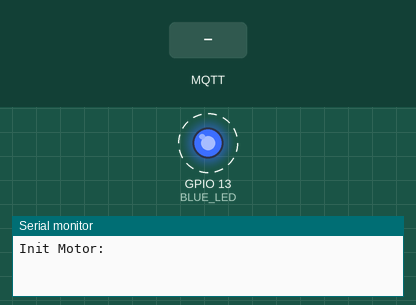
This sketch was run on a simulated ESP8266 (NodeMCU). Parts: output pins drawn as LEDs (lit = HIGH), the last lines printed to the serial monitor. Dashed ring = blinking. The test bench sets the inputs (shaded band). WiFi joins after 1.5 s; servers stay silent unless stated; no MQTT or app messages arrive unless stated.

Above: at 5.2 s.
At 6.2 s:
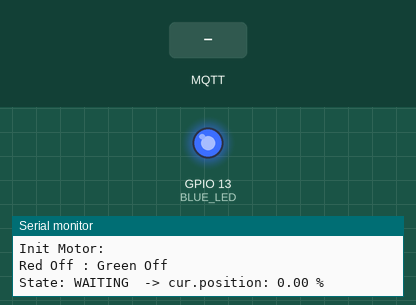
6.3 s: MQTT message "1" arrives on the first subscribed topic
7.8 s: MQTT message "2" arrives on the first subscribed topic
9.7 s: MQTT message "0" arrives on the first subscribed topic
Timing chart, 0 to 12.7 s (numbered marks = the images above; inputs shaded):
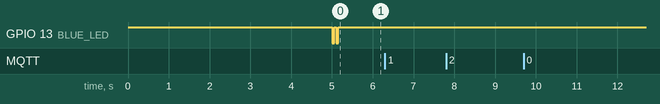

The sketch:

JalousieOnSonoffDual.ino
```cpp
// (licence header left out)
#include "MyWiFi.h"
#include "MyDualWrapper.h"
#include "MqttWrapper.h"
#include "VirtualMotor.h"

#include "Ticker.h"

#define VIRTUAL_MOTOR_TIMEOUT 23      /* 23 seconds need motor to close/open the window */


#define READ_F330_TIMEOUT_MS 200      /* 5 times per second */
#define PUBLISH_POSITION_DELAY 500    /* publish new position min. 2 times per second (if virtual motor is running) */
volatile unsigned long millisSinceLastPositionPublished = 0;

/***/
MyWiFi myWifi;
MqttWrapper myMqtt;
MyDualWrapper dualHandler;
VirtualMotor *virtualMotor;

Ticker ticker;

/* for debug reasons: */
volatile unsigned long millisDebug = 0;

/**
*/
void readSerialFromF330() {
  //* remember current state:
  bool relay1On = dualHandler.isRelayRedOn();
  bool relay2On = dualHandler.isRelayGreenOn();

  //* actualize state:
  dualHandler.readSerial();

  //* compare new state:
  bool same = (relay1On == dualHandler.isRelayRedOn() && relay2On == dualHandler.isRelayGreenOn());
  if (!same) {
      /* mqtt state shold not have
       * the same logic as dual,
       * but we take it over (for the moment):
       *
       * 0 - both relays are off
       * 1 - one is on
       * 2 - second is on
       */
       String newValue = "0";
       if ( dualHandler.isRelayRedOn() && dualHandler.isRelayGreenOn() ) {
          newValue = String(dualHandler._BOTH);  /* =="3" <- error */
       } else
       if ( dualHandler.isRelayRedOn() ) {
          newValue = String(dualHandler._CLOSE); /* =="1" */
       } else
       if ( dualHandler.isRelayGreenOn() ) {
          newValue = String(dualHandler._OPEN);  /* =="2" */
       }

        //* run motor-shadow object:
        changeVirtualMotorState(dualHandler.isRelayRedOn(), dualHandler.isRelayGreenOn());

       //* publish new state:
       myMqtt.publishState(newValue);
  }
}

/**
 */
void writeSerialToF330(char* topic, byte* payload, unsigned int length) {

    //* remember current state:
    bool relay1On = dualHandler.isRelayRedOn();
    bool relay2On = dualHandler.isRelayGreenOn();

    bool reset = false;

    if ((char)payload[0] == '1') {
        if ( !relay1On ) {
            relay1On = true;
            reset = true;
        }
    } else
    if ((char)payload[0] == '2') {
        if ( !relay2On ) {
            relay2On = true;
            reset = true;
        }
    } else {
        relay1On = false;
        relay2On = false;
        reset = true;
    }

    if (reset) {

        //* run motor-shadow object:
        changeVirtualMotorState(relay1On, relay2On);

        //* say to F330:
        dualHandler.setRelays(relay1On, relay2On);
    }
}

/**
 */
void changeVirtualMotorState(bool relayRedIsOn, bool relayGreenIsOn) {

      if (relayGreenIsOn) {
          virtualMotor->rotateUp();
      } else
      if (relayRedIsOn) {
          virtualMotor->rotateDown();
      } else {
          virtualMotor->stopRotation();
      }
}

/**
 */
void callbackOnVMInterrupt() {

    //* Step.1: say "stop" to F330
    dualHandler.setRelays(false, false);

    //* Step.2: publish "stop"-state to mqtt:
    myMqtt.publishState( String(dualHandler._STOP) );
}

/**
*/
void setup() {
  Serial.begin(19200);

  dualHandler.init();

  ticker.attach_ms(READ_F330_TIMEOUT_MS, readSerialFromF330);

  myWifi.init();

  myMqtt.init();
  myMqtt.setCallback(writeSerialToF330);

  /* For debug reasons.
   * Remove it in final version:
   */
  delay(5000);
  Serial.println("Init Motor: ");

  virtualMotor = new VirtualMotor(VIRTUAL_MOTOR_TIMEOUT, 1, std::bind(&callbackOnVMInterrupt));
}

/**
*/
void loop() {

  if ( ! myWifi.isConnected() ) {

    //* wifi is still not connected:
    dualHandler.ledBlink(50);
    delay(300);
  } else if ( ! myMqtt.isConnected() ) {

    //* flash with led 2 times
    dualHandler.ledBlink(50);
    dualHandler.ledBlink(50);
    //* and try to reconnect:
    myMqtt.connect();
  } else {

    //* just let it work:
    myMqtt.lifeCycle();
  }

  if ( myMqtt.isConnected() ) {
    if (virtualMotor->isWorking()) {
        if (millis() - millisSinceLastPositionPublished > PUBLISH_POSITION_DELAY) {
            //* publish current position:
            int newposition = (int)virtualMotor->getCurrentPosition();
            myMqtt.publishPosition(String(newposition));
            //* public rotation direction:
            /* TODO */
            millisSinceLastPositionPublished = millis();
        }
    }
  }

  if (millis() - millisDebug > 1000) {
     dualHandler.debugInfo();
     virtualMotor->debugInfo();
     millisDebug = millis();
  }
}
```

DualHandler.cpp
```cpp
#include "Arduino.h"
#include "DualHandler.h"

/**/
void DualHandler::init() {
  pinMode(BLUE_LED, OUTPUT);
  digitalWrite(BLUE_LED, LED_OFF);
}

/**/
bool DualHandler::isRelayRedOn() {
   return relayRedIsOn;
}

/**/
bool DualHandler::isRelayGreenOn() {
   return relayGreenIsOn;
}

/**/
long DualHandler::getMillisSinceLastChange() {
  return millisSinceLastChange;
}

/**/
void DualHandler::readSerial() {
  if (Serial.available() >= 4) {
     unsigned char value0 = Serial.read();
     unsigned char value1 = Serial.read();
     unsigned char value  = Serial.read();
     unsigned char value3 = Serial.read();

     if (value0 == START_MODE) {

         if (value1 == READ_MODE || value1 == WRITE_MODE) {

            if (value3 == FINISH_MODE) {
               /* Debug:
               Serial.print(value0);
               Serial.print(":");
               Serial.print(value1);
               Serial.print(":");
               Serial.print(value);
               Serial.print(":");
               Serial.println(value3);
               Serial.flush();
               */

               if (value == _CLOSE) {  /*==1*/
                    relayRedIsOn   = true;
                    relayGreenIsOn = false;
               }
               else if (value == _OPEN) { /*==2*/
                    relayRedIsOn   = false;
                    relayGreenIsOn = true;
               }
               else if (value == _BOTH) { /*==3*/
                    relayRedIsOn   = true;
                    relayGreenIsOn = true;
               }
               else {
                    /* value==0 {or unknown value} */
                    relayRedIsOn   = false;
                    relayGreenIsOn = false;
               }

               millisSinceLastChange = millis();
            }
         }
     }
  }
}

/**/
void DualHandler::setRelays(bool newStateRedOn, bool newStateGreenOn) {
  relayRedIsOn   = newStateRedOn;
  relayGreenIsOn = newStateGreenOn;

  unsigned char newState;
  if (newStateRedOn && !newStateGreenOn) {
     newState = _CLOSE; /* =1 */
  } else if ( !newStateRedOn && newStateGreenOn) {
     newState = _OPEN; /* =2 */
  } else if ( newStateRedOn && newStateGreenOn) {
     newState = _BOTH; /* =3 */
  } else {
     newState = _STOP; /* =0 */
  }

  writeSerial(newState);
}

/**/
void DualHandler::writeSerial(unsigned char newState) {
  Serial.flush(); /* clean from "trash" */

  Serial.write(START_MODE);
  Serial.write(WRITE_MODE);
  Serial.write(newState);
  Serial.write(FINISH_MODE);
  Serial.flush();

  millisSinceLastChange = millis();
}

/**/
void DualHandler::debugInfo() {
  Serial.print(relayRedIsOn ? "Red On" : "Red Off");
  Serial.print(" : ");
  Serial.println(relayGreenIsOn ? "Green On" : "Green Off");
  Serial.flush();
}

/**/
void DualHandler::ledBlink(int interval) {
  digitalWrite(BLUE_LED, LED_ON);
  delay(interval);
  digitalWrite(BLUE_LED, LED_OFF);
  delay(interval);
}
```

DualHandler.h
```cpp
#ifndef __DUALHANDLER_H
#define __DUALHANDLER_H

#include <inttypes.h>

/*
0x00 both are off
0x01 relay one on
0x02 relay two on
0x03 both relays on
*/

class DualHandler {
  public:
    const uint8_t _STOP  = 0;
    const uint8_t _CLOSE = 1; /* relay with RED led I use for logical "close"-action */
    const uint8_t _OPEN  = 2; /* relay with GREEN led I use for logical "open"-action */
    const uint8_t _BOTH  = 3; /* support this state */

    void init();
    void readSerial();
    void setRelays(bool newStateRedOn, bool newStateGreenOn);
    bool isRelayRedOn();
    bool isRelayGreenOn();
    void debugInfo();
    long getMillisSinceLastChange();
    void ledBlink(int interval);

  private:
    const unsigned char START_MODE  = 0xA0;
    const unsigned char READ_MODE   = 0x00; /* usual 0x04 */
    const unsigned char WRITE_MODE  = 0x04;
    const unsigned char FINISH_MODE = 0xA1;

    const int BLUE_LED  = 13;
    const int LED_ON    = 0;
    const int LED_OFF   = 1;

    unsigned long millisSinceLastChange = 0;

    bool relayRedIsOn   = false;
    bool relayGreenIsOn = false;

    void writeSerial(unsigned char newState);
};
#endif
```

MqttWrapper.cpp
```cpp
#include "Arduino.h"
#include <ESP8266WiFi.h>
#include <PubSubClient.h>
#include "MqttWrapper.h"

WiFiClient espClient;
PubSubClient client(espClient);

/**
 */
MqttWrapper& MqttWrapper::setCallback(std::function<void(char*, byte*, unsigned int)> callback) {
  client.setCallback(callback);
  return *this;
}

/**
 */
void MqttWrapper::init() {
  client.setServer(server.c_str(), port);
}

/**
 */
bool MqttWrapper::isConnected() {
  return client.connected();
}

/**
 */
bool MqttWrapper::connect() {
  bool isconnected = client.connect(serviceName.c_str(), user.c_str(), password.c_str());
  if (isconnected) {
      client.subscribe(topicState.c_str());
  }
  return isconnected;
}

/**
 */
void MqttWrapper::publishState(String newValue) {
    client.publish(topicState.c_str(), newValue.c_str(), true);
}

/**
 */
void MqttWrapper::publishPosition(String newValue) {
  client.publish(topicPosition.c_str(), newValue.c_str(), true);
}

/**
 */
void MqttWrapper::lifeCycle() {
  client.loop();
}

/**
 */
void MqttWrapper::debug(String msg) {
  Serial.println(msg);
  Serial.flush();
}

/**
 * Handle MQTT-callback:
 *
void MqttWrapper::callback(char* topic, byte* payload, unsigned int length) {

    /
    String strPayload = String((char*)payload);
    String strTopic = String((char*)topic);
    if(strcmp(strTopic, "audio/home/bedroom/title") == 0) {
        ....
    }
    /

    /
    if ((char)payload[0] == '0') {
        desiredRelayState = 0;
    } else
    /
    if ((char)payload[0] == '1') {
        desiredRelayState = 1;
    } else
    if ((char)payload[0] == '2') {
        desiredRelayState = 2;
    } else {
        desiredRelayState = 0;
    }
}
*/
```

MqttWrapper.h
```cpp
#ifndef __MQTTWRAPPER_H
#define __MQTTWRAPPER_H

#include <functional>

class MqttWrapper {
	public:
    void init();
    bool isConnected();
    bool connect();
    void publishState(String newValue);
    void publishPosition(String newValue);
    void lifeCycle();
    MqttWrapper& setCallback(std::function<void(char*, byte*, unsigned int)> callback);

	private:
		/* MQTT information: */
    const String server       = "192.168.xx.xx";
		const int    port         = 1883;
		const String user         = "***********";
		const String password     = "***********";
		const String topicState   = "home/kitchen/leftwindow/motor/state";
		const String topicPosition= "home/kitchen/leftwindow/motor/position";
		const String serviceName  = "esp8285:" + topicState;

    /*void callback(char* topic, byte* payload, unsigned int length);*/

    int   relayState = 0;
    int   desiredRelayState = 0;

    void debug(String msg);
};
#endif
```

MyDualWrapper.cpp
```cpp
#include "MyDualWrapper.h"
#include "DualHandler.h"

/**
 * Wrapper-class for the DualHandler.
 * Contains logic to serve the motor.
 **/
void MyDualWrapper::readSerial() {

    /* read serial and actualize logical relays states: */
    DualHandler::readSerial();

    /* implement the motor-logic: */
    if (isRelayRedOn() && isRelayGreenOn()) {
        /* two live-on can destroy the motor
         * ->
         * switch the motor off!
         */
        setRelays(false, false);
    }
}
```

MyDualWrapper.h
```cpp
#ifndef __MYDUALWRAPPER_H
#define __MYDUALWRAPPER_H

#include "DualHandler.h"

class MyDualWrapper : public DualHandler {
  public:
    void readSerial();
};
#endif
```

MyWiFi.cpp
```cpp
#include <ESP8266WiFi.h>
#include "MyWiFi.h"

void MyWiFi::init() {
  WiFi.begin(SID, PWD);
}

bool MyWiFi::isConnected() {
  return WiFi.status() == WL_CONNECTED;
}
```

MyWiFi.h
```cpp
#ifndef __MYWIFI_H
#define __MYWIFI_H

/* WiFi information:*/
const char SID[] = "Wlan-Name";
const char PWD[] = "Password-for-Your-Wlan";

class MyWiFi {
  public:
      void init();
      bool isConnected();
};
#endif
```

VirtualMotor.cpp
```cpp
#include "Arduino.h"
#include "VirtualMotor.h"

/**/
void VirtualMotor::tickerProc(VirtualMotor *_this) {
    _this->updatePosition();
}

/**/
bool VirtualMotor::isWorking() {
  return this->working;
}

/**/
double VirtualMotor::getCurrentPosition() {
  return this->currentPositionInPercent;
}

/**/
uint8_t VirtualMotor::getCurrentDirection() {
  return this->currentDirecetion;
}

/**
 * Stop it from outside:
 */
void VirtualMotor::stopRotation() {
  this->stop();
}

/**/
void VirtualMotor::updatePosition() {
  /*
    Serial.print("[DEBUG] Enter updatePosition. Step: ");
    Serial.print(spinStep);
    Serial.print(". Position=");
    Serial.println(currentPositionInPercent);
  */
    if ( getCurrentDirection() == UP ) {
        currentPositionInPercent += (float)spinStep;
    } else {
        currentPositionInPercent -= (float)spinStep;
    }

    if (getCurrentPosition() > _TOP) {
        this->stop();
        currentPositionInPercent = _TOP;
        this->doCallbackOnInterrupt();
    } else
    if (getCurrentPosition() < _BOTTOM) {
        this->stop();
        currentPositionInPercent = _BOTTOM;
        this->doCallbackOnInterrupt();
    }
}

/**/
void VirtualMotor::rotateUp() {
    if (isWorking()) {
        /* if still working -> stop it */
        this->stop();
    }
    currentDirecetion = UP;
    this->start();
}

/**/
void VirtualMotor::rotateDown() {
    if (isWorking()) {
        /* if still working -> stop it */
        this->stop();
    }
    currentDirecetion = DOWN;
    this->start();
}

/**
 * Has to be implemented later...
 *
 * Has to be started after class initialisation.
 * Initial position (see currentPositionInPercent) ) = _BOTTOM
 * So, method just starts rotateUp till the end:
 */
void VirtualMotor::callibration() {
   /* TODO  */
}

/**/
void VirtualMotor::debugInfo() {
    if (isWorking()) {
      Serial.print("State: WORKING , Direction:");
      Serial.print( (getCurrentDirection() == UP) ? " UP " : " DOWN ");
    } else {
      Serial.print("State: WAITING ");
    }
    Serial.print(" -> cur.position: ");
    Serial.print(getCurrentPosition());
    Serial.println(" %");
    Serial.flush();
}
```

VirtualMotor.h
```cpp
#ifndef __VIRTUALMOTOR_H
#define __VIRTUALMOTOR_H

#include "Ticker.h"

#include <stdlib.h>
#include <inttypes.h>
#include <functional>


class VirtualMotor {
  public:
    typedef std::function<void()> callback_t;

    /* Constructor.
     * Time in seconds, which is required
     * to close/open window jalousie.
     * (see maxDurationInMilliseconds).
     *
     * And callback-function (without patameters),
     * which will be called if virtual motor stops.
     */
    VirtualMotor(unsigned int seconds, unsigned int waitForMotorStopMs, callback_t callback) : _callback(callback) {
        maxDurationInMilliseconds = seconds * 1000;
        spinStep = (float)(TICKER_TIME * 100) / (float)maxDurationInMilliseconds;
        if (waitForMotorStopMs > 1) {
            waitForMotorStop = waitForMotorStopMs;
        }
    }

    /**
     * Call external method on virtual-motor interrupt-event:
     */
    void doCallbackOnInterrupt() {
      if (_callback) {
          _callback();
      } else {
          Serial.println("[Debug] ERROR: callback-method is NOT defined!");
      }
    }

    /* info methods: */
    bool isWorking();
    double getCurrentPosition();
    uint8_t getCurrentDirection();
    void debugInfo();
    /* control methods: */
    void rotateUp();
    void rotateDown();
    void stopRotation();                                 /* Stop it from outside */

  private:
    const int _TOP          = 100;                       /* Top    Position: 100 % */
    const int _BOTTOM       = 0;                         /* Bottom Position:   0 % */

    /* call back organisation: */
    callback_t _callback;

    /* internal variables: */
    enum RotateDirection : uint8_t {UP, DOWN};
    RotateDirection currentDirecetion = UP;              /* As initial position means closed, we start rotate UP */

    volatile double currentPositionInPercent = _BOTTOM;  /* Initial position (closed) */
    double spinStep;                                     /* will be calculated in constructor */

    bool working = false;
    unsigned int maxDurationInMilliseconds = 0;          /* Minimal posible time,
                                                          * which motor needs to open/close
                                                          * virtual window jalousie.
                                                          */

    unsigned int waitForMotorStop = 1;                   /* Some motors need time to stop.
                                                          * Time in milliseconds
                                                          */

    void updatePosition();
    void callbackOnIterrup();
    void callibration();

    /* Internal timer stuff: */
    Ticker _ticker;
    static const int TICKER_TIME = 200;                  /* update virtual position each 0.2 sec. */

    /* ticker methods */
    void start() {
      working = true;
      _ticker.attach_ms(TICKER_TIME, tickerProc, this);
    }
    void stop() {
      working = false;
      _ticker.detach();
      delay(waitForMotorStop);
    }
    static void tickerProc(VirtualMotor *_this);

    /* desctructor */
    ~VirtualMotor() {
      stop();
    }
};
#endif
```

Measured:
- by itself, GPIO 13 (BLUE_LED): alternates HIGH for 0.05 s and LOW for 0.05 s, 4 changes in all, then stays HIGH
